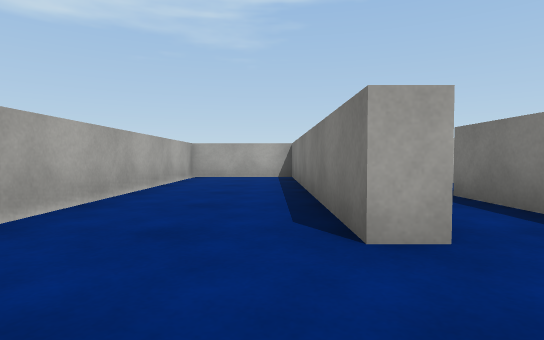
View 1 (above)

24 first-person views from a walk through a Unity game level. The camera is 0.48 m above the floor, tilts 2° down and sees 80° across. The floor is counted in squares, 1 m on a side. Each view is taken from the middle of a square. On the plan, view 1 faces up. The plan holds only what a view shows up to about 9 squares ahead; the rest is blank. The player character is not drawn. Surface patterns are stand-ins for the level's own textures.

View 2
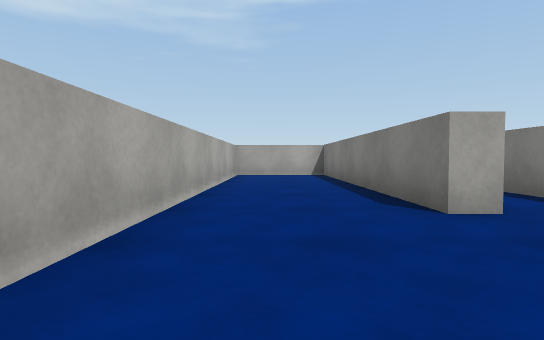

View 3
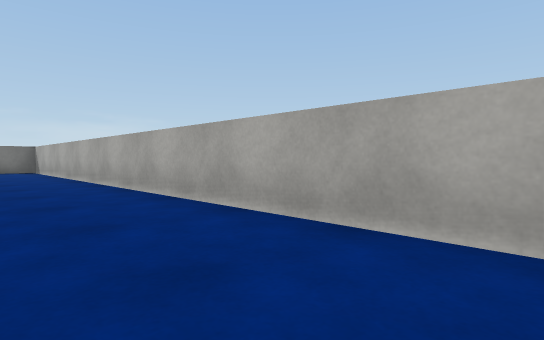

View 4
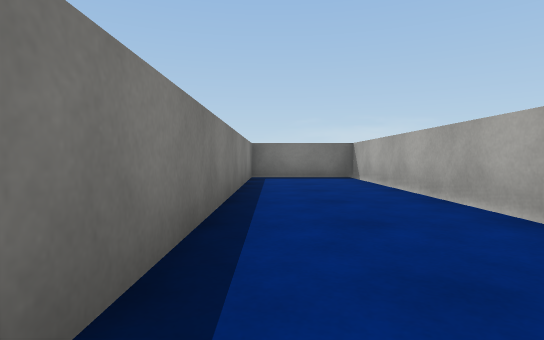

View 5
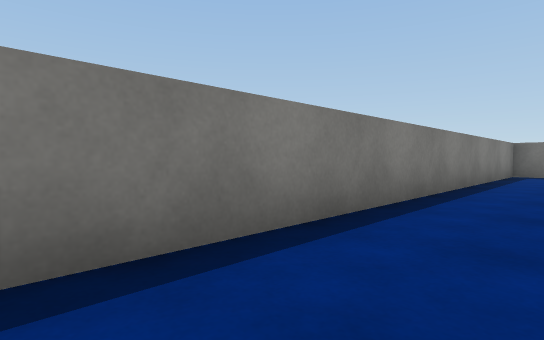

View 6
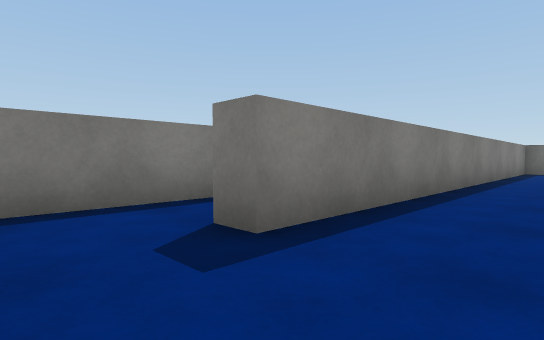

View 7
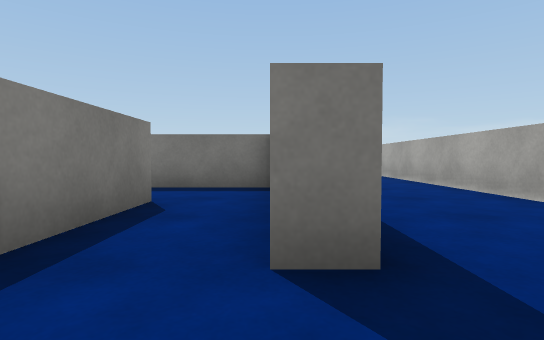

View 8
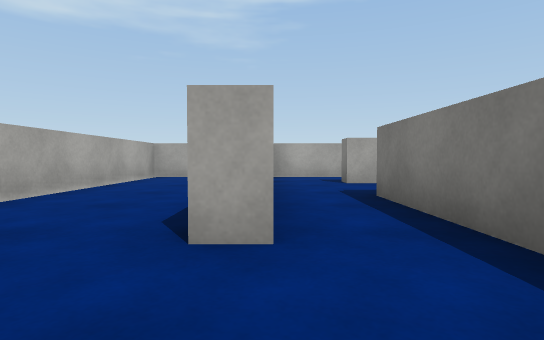

View 9
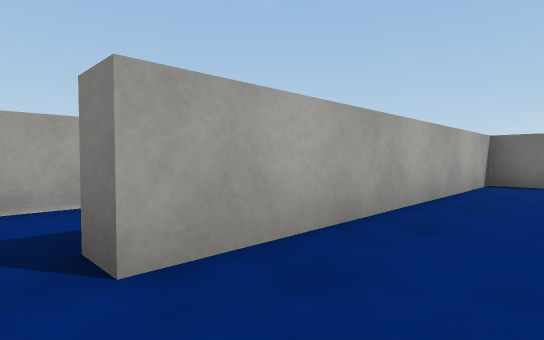

View 10
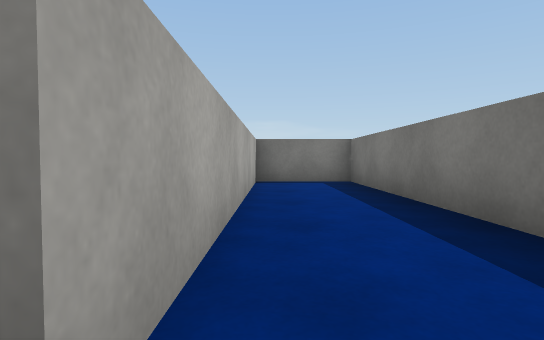

View 11
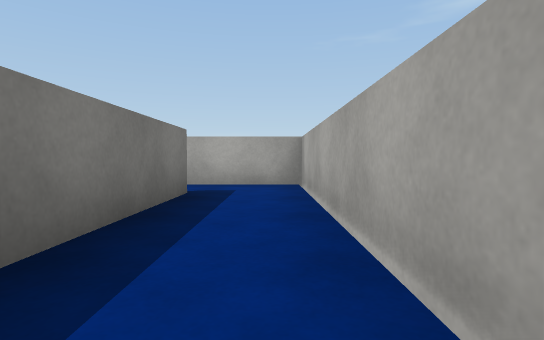

View 12
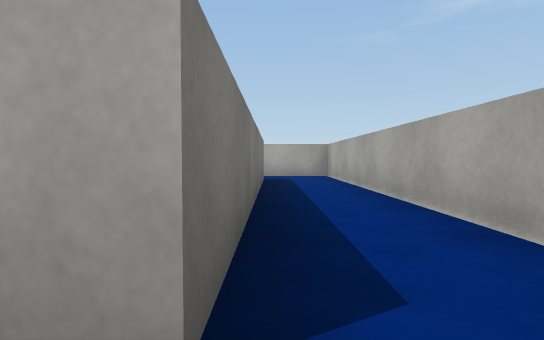

View 13
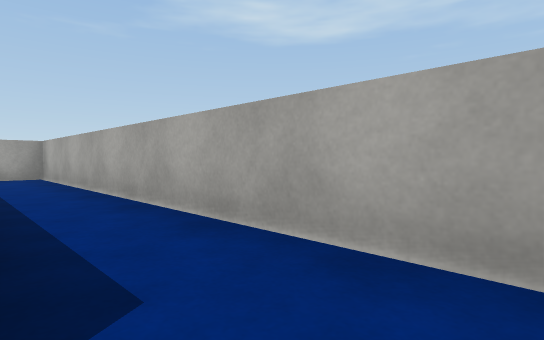

View 14
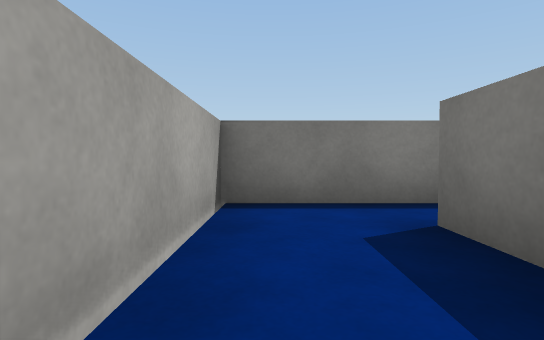

View 15
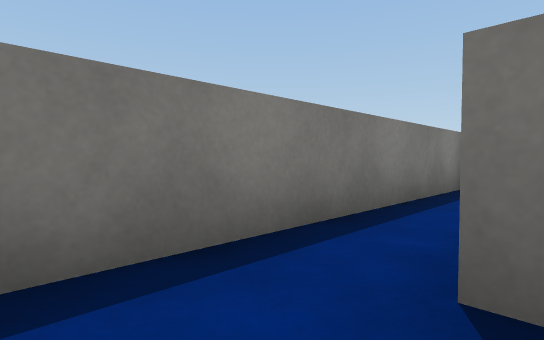

View 16
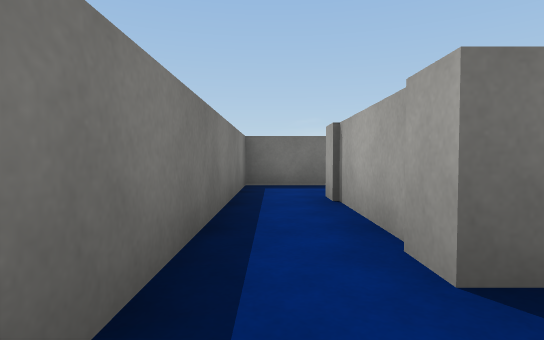

View 17
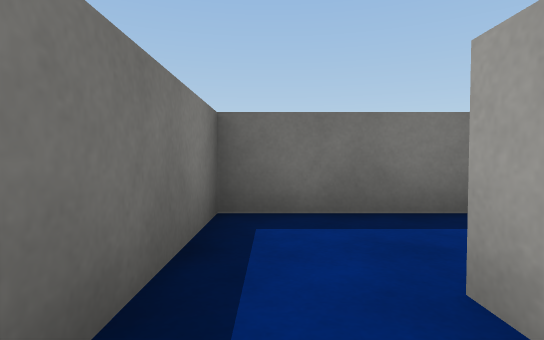

View 18
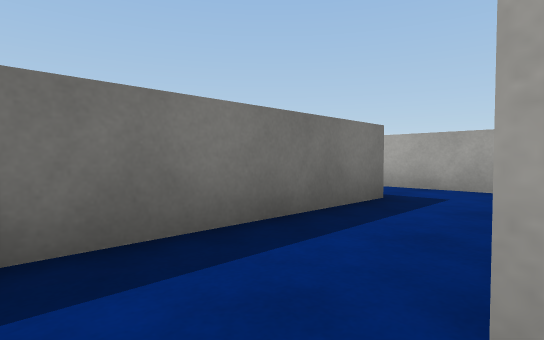

View 19
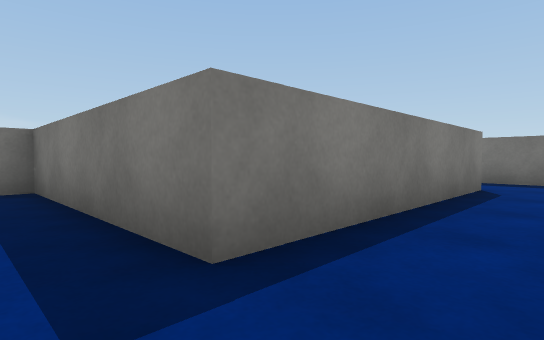

View 20
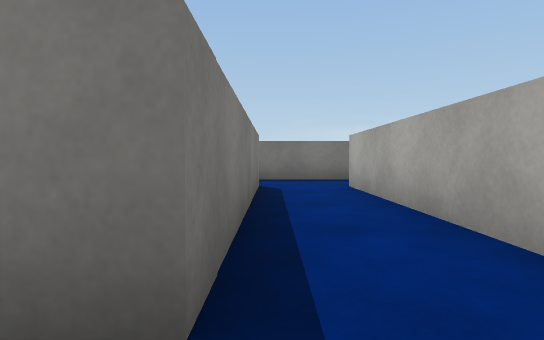

View 21
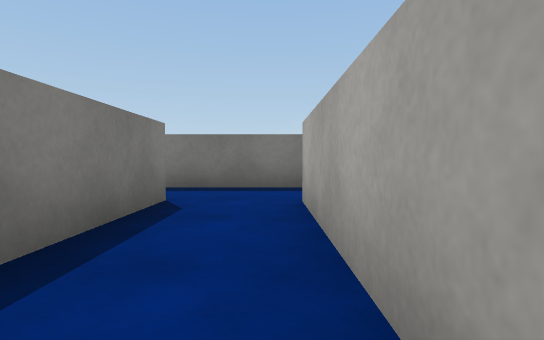

View 22
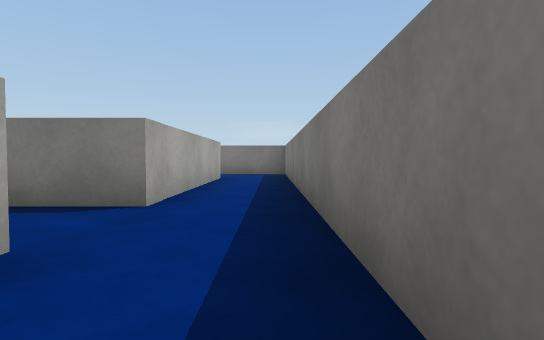

View 23
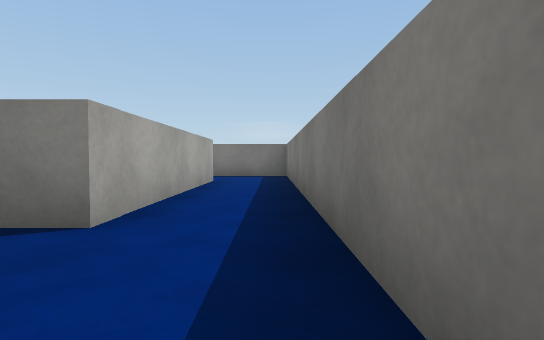

View 24
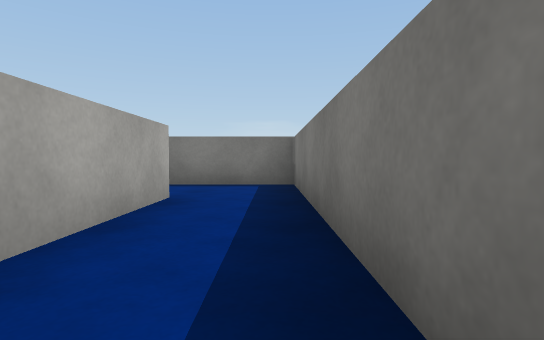

### Floor plan
Points are (right, up) in squares from view 1. A wall is a line through its corners. A room is listed if a view was taken in it or the views show most of it. See-through windows are left out.
Room 1 (views 1, 2, 3, 4, 5, 6, 7, 8)
walls: (1.1, 1.8) (0.5, 1.8) (0.5, 8.6) (-2.1, 8.6) (-2.1, -11.4) (0.5, -11.4) (0.5, -0.4) (1.1, -0.4)
ways out: opening at (1, 0.5) to room 2
Room 2 (views 9, 10)
walls: (3.9, 4.3) (8.8, 4.3) (8.8, 6.3) (2.4, 6.3) (2.4, 6.8); (1, 7.6) (1, 6.4); (2.4, -0.5) (2.4, 4.2)
ways out: opening at (1, 0.5) to room 1; opening at (2, 7) to room 3; opening at (2, -1.5) to room 7
Room 3 (views 11, 14, 15, 16)
walls: (2.4, 6.8) (9.3, 6.8); (10.5, 7.6) (10.5, 8.6) (1, 8.6) (1, 7.6)
ways out: opening at (2, 7) to room 2; opening at (10, 7) to room 4
Room 4 (views 12, 13, 17, 18)
walls: (9.3, 6.8) (9.3, 3.8); (9.5, 2.2) (10.5, 2.2) (10.5, 7.6)
ways out: opening at (10, 7) to room 3; opening at (9, 3) to room 5
Room 5 (views 19, 20)
walls: (6.2, 2.2) (9.5, 2.2)
ways out: opening at (9, 3) to room 4; opening at (5, 2) to room 6
Room 6 (views 21, 24)
walls: (4.5, -4.4) (10.5, -4.4); (4.7, 3) (4.7, -2.8); (11.1, -2.7) (6.2, -2.7) (6.2, 2.2)
ways out: opening at (5, 2) to room 5; opening at (3.5, -3.5) to room 7; opening at (10, -4)
Room 7 (views 22, 23)
walls: (2.4, -2.8) (2.4, -0.5); (1, -4.4) (4.5, -4.4)
ways out: opening at (2, -1.5) to room 2; opening at (3.5, -3.5) to room 6

Positions as (right, up) in squares from view 1, and headings:
1: (0, 0), facing up
2: (-1, -1), facing up
3: (0, 2), facing down-left
4: (0, -3), facing down
5: (-1, -1), facing down-right
6: (-1, 1), facing down-right
7: (1, 1), facing down
8: (1, 0), facing up
9: (2, 5), facing up-right
10: (2, 6), facing right
11: (7, 8), facing left
12: (10, 7), facing left
13: (10, 7), facing up-left
14: (7, 8), facing right
15: (9, 8), facing down-right
16: (10, 8), facing down
17: (10, 5), facing down
18: (10, 4), facing down-left
19: (5, 3), facing down-right
20: (6, 3), facing down
21: (5, 1), facing down
22: (3, -4), facing right
23: (4, -4), facing right
24: (7, -4), facing right
